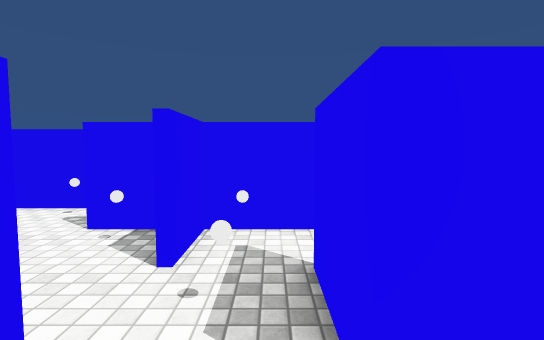
View 1 (above)

24 first-person views from a walk through a 3-D level made in the Unity game engine. The camera is 1.5 m above the floor, tilts 4° down and sees 85° across. The floor is counted in squares, 1 m on a side. Each view is taken from the middle of a square. On the plan, view 1 faces up. The plan holds only what a view shows up to about 15 squares ahead; the rest is blank. Surface patterns are stand-ins for the level's own textures.

View 2
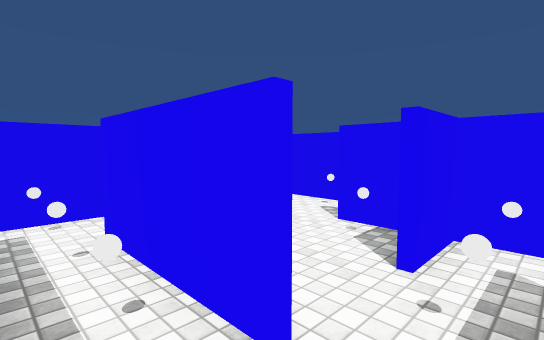

View 3
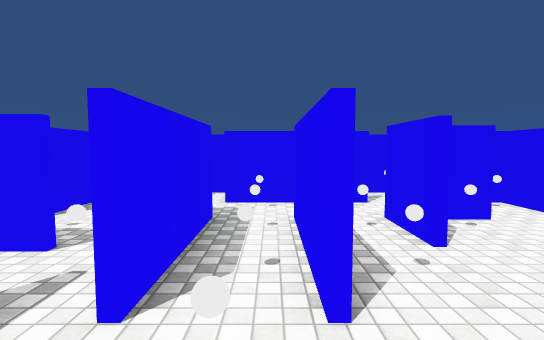

View 4
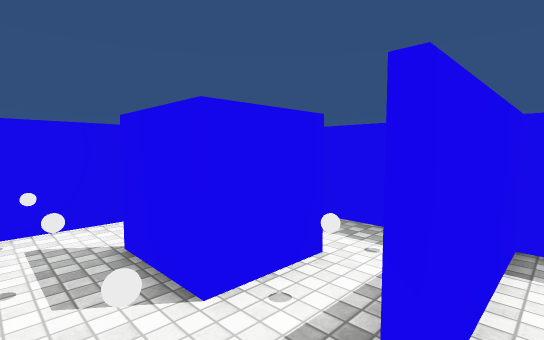

View 5
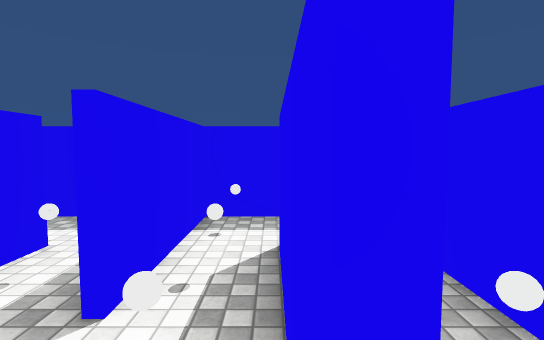

View 6
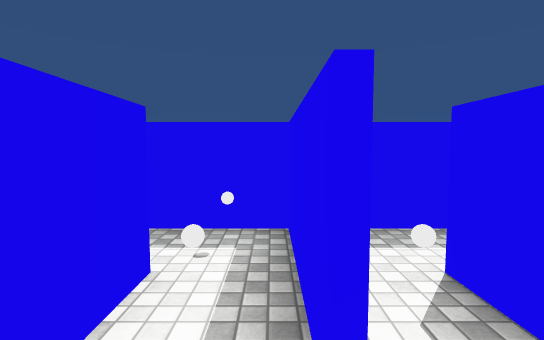

View 7
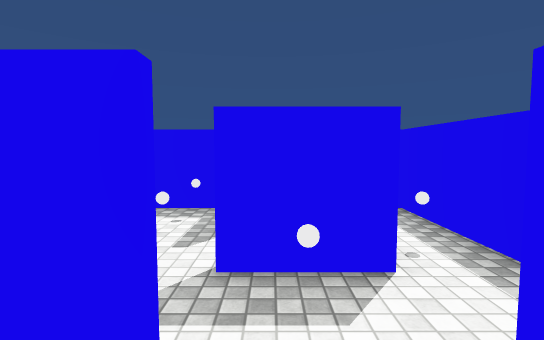

View 8
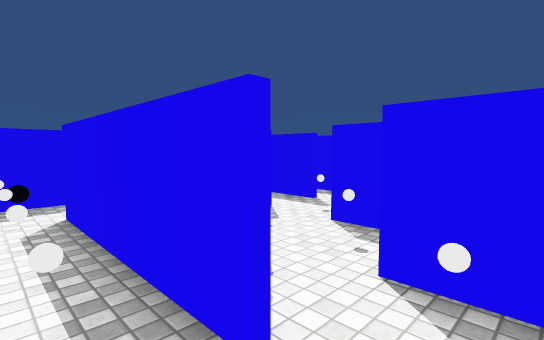

View 9
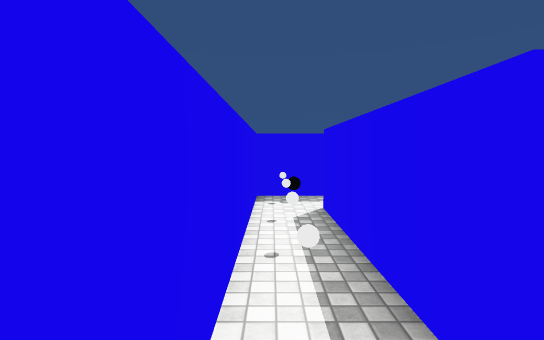

View 10
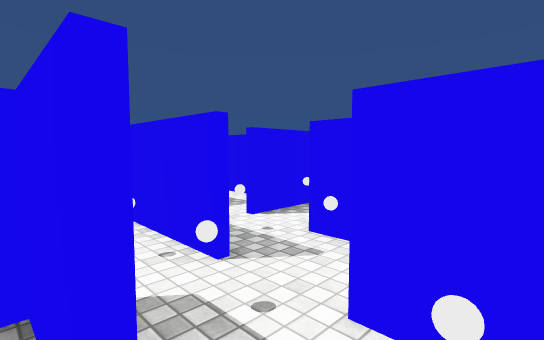

View 11
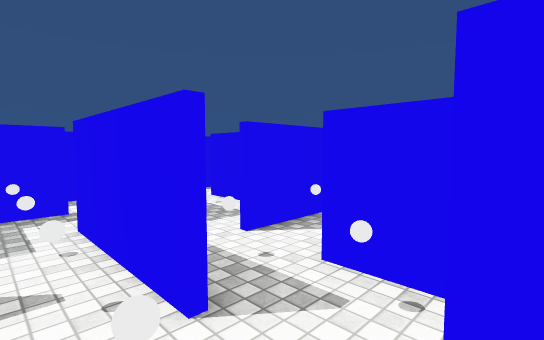

View 12
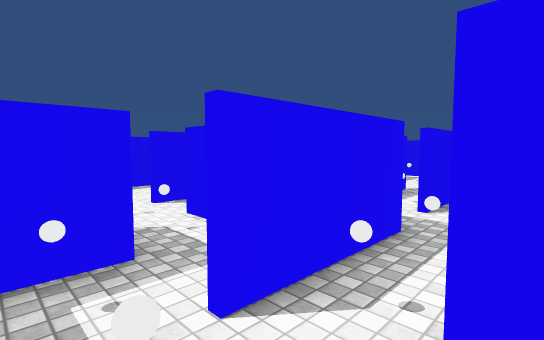

View 13
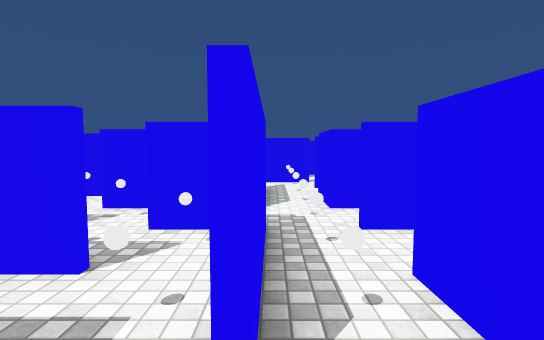

View 14
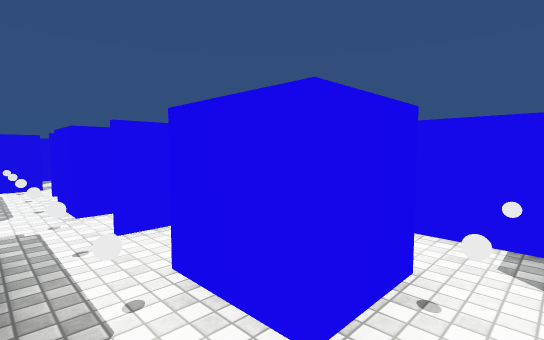

View 15
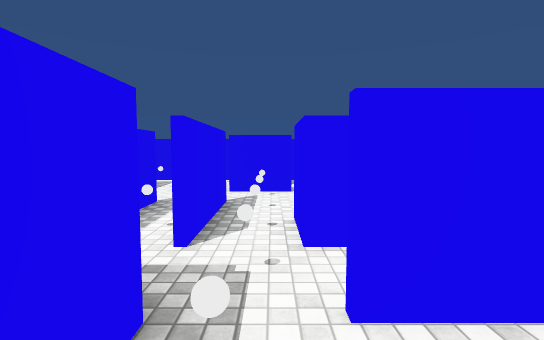

View 16
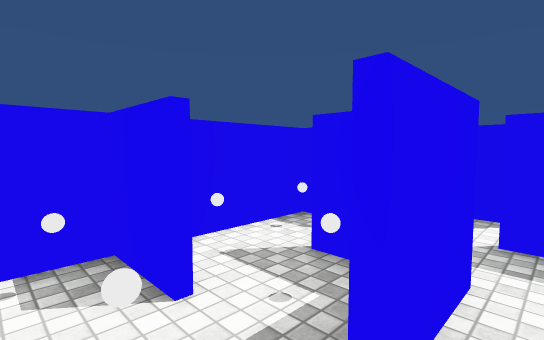

View 17
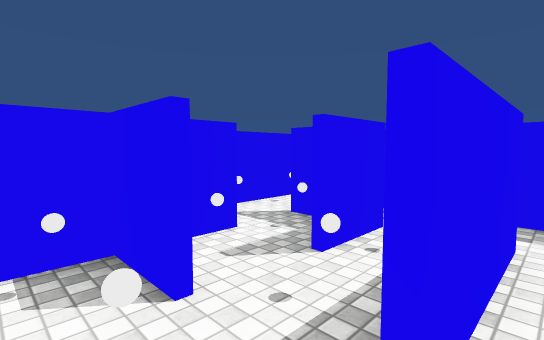

View 18
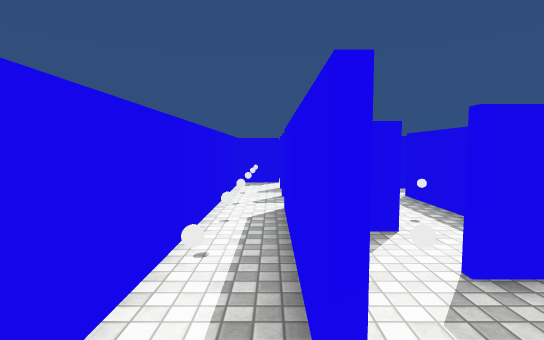

View 19
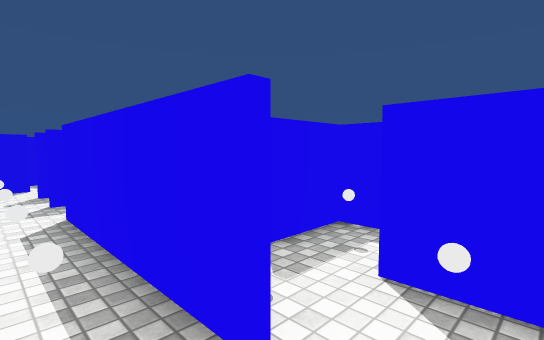

View 20
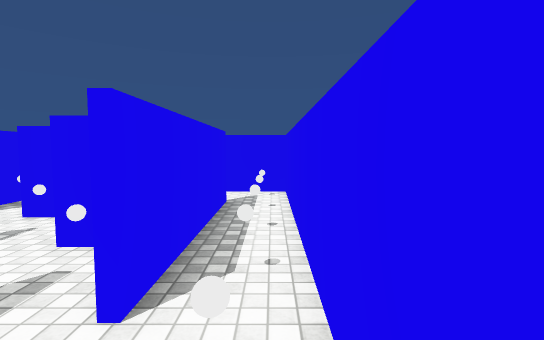

View 21
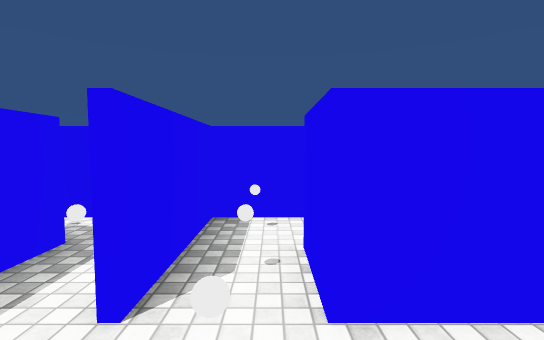

View 22
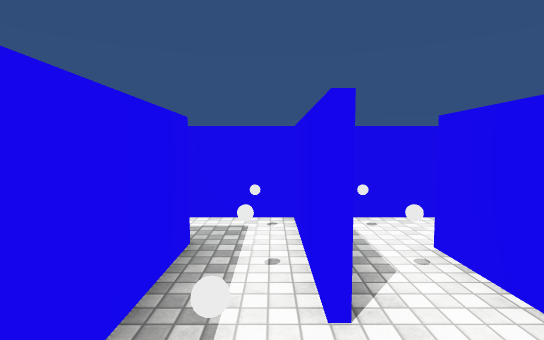

View 23
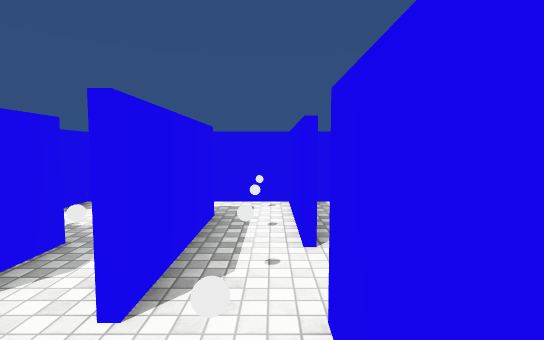

View 24
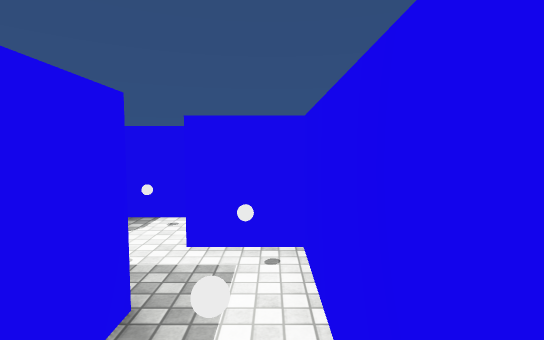

### Floor plan
Key: @ floor where view 1 was taken; # wall or solid block; . floor; O other object.
Columns run from 26 left of view 1 to 5 right of it. Each row starts with its distance up from view 1.
  8 ################################
  7 #.O.O.O.O.O.O.#.O.O#O.O.O.O.O.O#
  6 #..######.....#....#...######.O#
  5 #.O.O.#.O.#.#.O.O#O.O#O.O#O.O.O#
  4 ###...#..##.#..###...##..#...  #
  3 #  .#.O.O.O.O.O.O.O#O.O.O.O#  .#
  2 #..##..####.#####..#.####..##..#
  1 #.O.O.O...O.#.O.O.O#O.O.O.O.O.O#
  0 #####..##   #....###.####.@#####
 -1 #.O.O.O.O.#.O.#.O#..O  .O.O.O.O#
 -2 #.#####.  #.. #.. .## ...####..#
 -3 #.#.O.O. .O.  ... .....#  O  ..#
 -4 #.#.### #.   ##.  ###.    ###
 -5 #.O.          ..
 -6 ##            .
 -7               .
 -8              ##

Positions as (right, up) in squares from view 1, and headings:
1: (0, 0), facing up
2: (0, 0), facing up-left
3: (1, 1), facing left
4: (-1, -1), facing up-right
5: (-2, -2), facing right
6: (-1, 0), facing right
7: (-3, 3), facing right
8: (-5, 7), facing down-right
9: (-5, 7), facing right
10: (-5, 7), facing down-left
11: (-6, 6), facing down-left
12: (-8, 4), facing down-left
13: (-8, 2), facing left
14: (-8, 2), facing up-left
15: (-11, 3), facing left
16: (-13, 3), facing up-right
17: (-21, 1), facing up-right
18: (-25, 6), facing right
19: (-25, 7), facing down-right
20: (-15, 7), facing left
21: (-19, 1), facing left
22: (-19, -1), facing left
23: (-17, -1), facing left
24: (-19, -3), facing left
